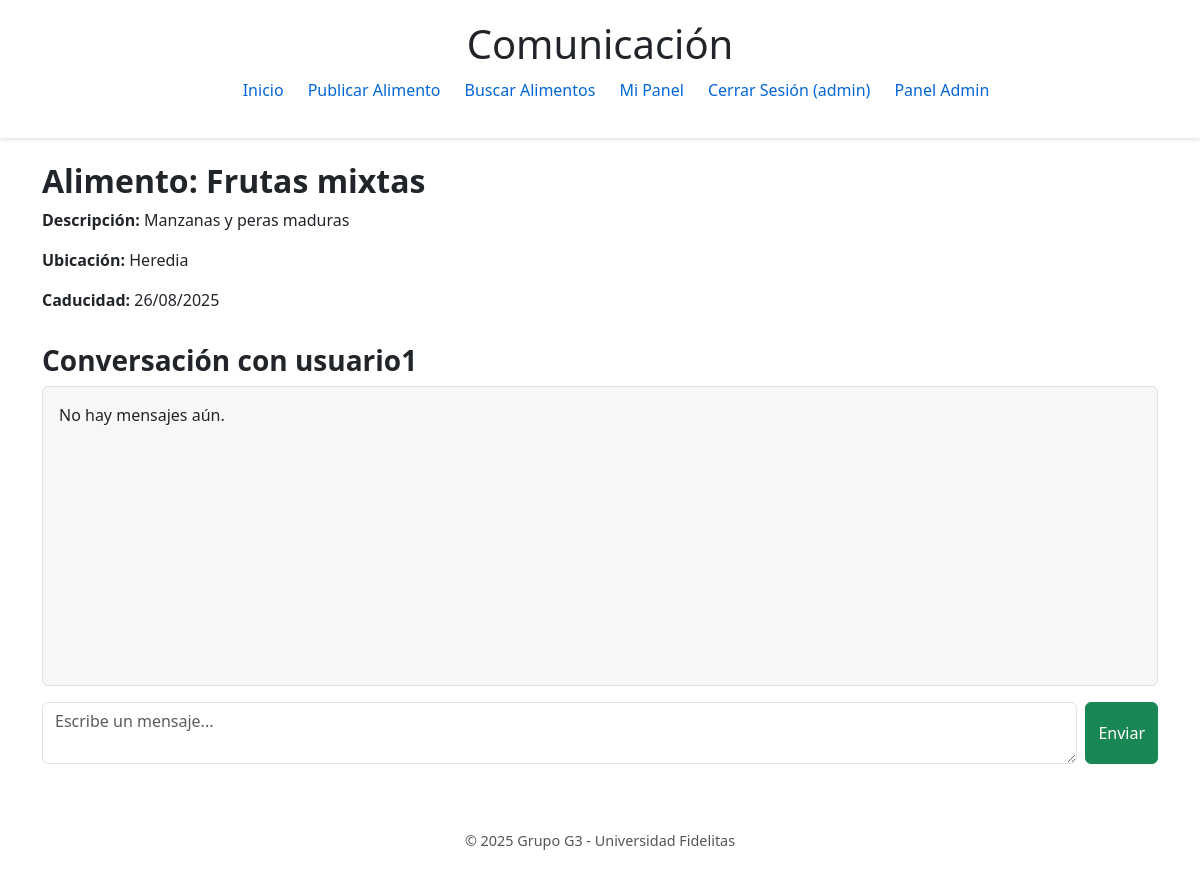
Screenshot of /mensaje.php?alimento_id=3 (signed in) with the database file from the repository.
### tables this page shows
CREATE TABLE alimentos (
    id INT AUTO_INCREMENT PRIMARY KEY,
    nombre VARCHAR(100) NOT NULL,
    descripcion TEXT,
    fecha_caducidad DATE,
    imagen VARCHAR(255),
    ubicacion VARCHAR(200),
    usuario_id INT NOT NULL,
    fecha_publicacion TIMESTAMP DEFAULT CURRENT_TIMESTAMP,
    estado ENUM('disponible', 'intercambiado') DEFAULT 'disponible',
    FOREIGN KEY (usuario_id) REFERENCES usuarios(id) ON DELETE CASCADE
);

CREATE TABLE usuarios (
    id INT AUTO_INCREMENT PRIMARY KEY,
    username VARCHAR(50) NOT NULL UNIQUE,
    email VARCHAR(100) NOT NULL UNIQUE,
    password VARCHAR(255) NOT NULL,
    rol ENUM('usuario', 'admin') DEFAULT 'usuario',
    fecha_registro TIMESTAMP DEFAULT CURRENT_TIMESTAMP
);

### mensaje.php (the view, shortened to what this page needs)
<?php
$conn = Database::connect();
$current_id = $_SESSION['usuario_id'];
$alimento_id = isset($_GET['alimento_id']) ? intval($_GET['alimento_id']) : 0;
$stmt = $conn->prepare(
    "SELECT a.*, u.username AS owner_username, u.id AS owner_id FROM alimentos a JOIN usuarios u ON a.usuario_id = u.id WHERE a.id = ?"
);
$stmt->bind_param("i", $alimento_id);
$stmt->execute();
$alimento = $stmt->get_result()->fetch_assoc();
$owner_id = intval($alimento['usuario_id']);
$partner_id = 0;
if ($current_id !== $owner_id) {
    $partner_id = $owner_id;
}
$mensajes = [];
if ($partner_id > 0) {
    $msgQuery = $conn->prepare(
        "SELECT m.*, u.username AS remitente_nombre FROM mensajes m JOIN usuarios u ON m.remitente_id = u.id " .
        "WHERE m.alimento_id = ? AND ((m.remitente_id = ? AND m.destinatario_id = ?) OR (m.remitente_id = ? AND m.destinatario_id = ?)) ORDER BY m.fecha_envio ASC"
    );
    $msgQuery->bind_param("iiiii", $alimento_id, $current_id, $partner_id, $partner_id, $current_id);
    $msgQuery->execute();
    $mensajes = $msgQuery->get_result()->fetch_all(MYSQLI_ASSOC);
    $pnameStmt = $conn->prepare("SELECT username FROM usuarios WHERE id = ?");
    $pnameStmt->bind_param("i", $partner_id);
    $pnameStmt->execute();
    $pnameRes = $pnameStmt->get_result()->fetch_assoc();
    $partner_name = $pnameRes ? $pnameRes['username'] : '';
}
$reservistas = [];
?>
<!DOCTYPE html>
<html lang="es">
<head>
    <link rel="stylesheet" href="css/style.css">
    <link href="https://cdn.jsdelivr.net/npm/bootstrap@5.3.0/dist/css/bootstrap.min.css" rel="stylesheet">
    <link href="https://cdnjs.cloudflare.com/ajax/libs/font-awesome/6.0.0/css/all.min.css" rel="stylesheet">
</head>
<body>
    <header>
        <h1>Comunicación</h1>
        <nav>
            <ul>
                <li><a href="index.html">Inicio</a></li>
                <li><a href="publicar.php">Publicar Alimento</a></li>
                <li><a href="buscar.php">Buscar Alimentos</a></li>
                <li><a href="panel_usuario.php">Mi Panel</a></li>
                <li><a href="logout.php">Cerrar Sesión (<?= htmlspecialchars($_SESSION['username']) ?>)</a></li>
                <?php if ($_SESSION['rol'] === 'admin'): ?>
                    <li><a href="admin.php">Panel Admin</a></li>
                <?php endif; ?>
            </ul>
        </nav>
    </header>
    <div class="container my-4">
        <div class="row">
            <div class="col-12 mb-3">
                <h2 class="fw-bold">Alimento: <?= htmlspecialchars($alimento['nombre']) ?></h2>
                <p><strong>Descripción:</strong> <?= htmlspecialchars($alimento['descripcion']) ?></p>
                <p><strong>Ubicación:</strong> <?= htmlspecialchars($alimento['ubicacion']) ?></p>
                <p><strong>Caducidad:</strong> <?= date('d/m/Y', strtotime($alimento['fecha_caducidad'])) ?></p>
            </div>
            <?php if ($current_id === $owner_id && $partner_id <= 0): ?>
                <div class="col-12">
                    <h3 class="fw-bold">Reservas realizadas</h3>
                    <?php if (empty($reservistas)): ?>
                        <p>No hay reservas para este alimento aún.</p>
                    <?php else: ?>
                        <ul class="list-group">
                            <?php foreach ($reservistas as $res): ?>
                                <li class="list-group-item d-flex justify-content-between align-items-center">
                                    <?= htmlspecialchars($res['username']) ?>
                                    <a href="mensaje.php?alimento_id=<?= $alimento_id ?>&destinatario=<?= $res['usuario_id'] ?>" class="btn btn-sm btn-primary">Abrir chat</a>
                                </li>
                            <?php endforeach; ?>
                        </ul>
                    <?php endif; ?>
                </div>
            <?php else: ?>
                <div class="col-12">
                    <?php if ($partner_id <= 0): ?>
                        <div class="alert alert-info">Seleccione un destinatario para iniciar la conversación.</div>
                    <?php else: ?>
                        <h3 class="fw-bold">Conversación con
                            <?php
                            if ($current_id !== $owner_id) {
                                echo htmlspecialchars($alimento['owner_username']);
                            } else {
                                echo htmlspecialchars($partner_name ?? '');
                            }
                            ?>
                        </h3>
                        <div class="border rounded p-3 mb-3" style="height: 300px; overflow-y: auto; background-color: #f7f7f7;">
                            <?php if (empty($mensajes)): ?>
                                <p>No hay mensajes aún.</p>
                            <?php endif; ?>
                        </div>
                        <?php if ($partner_id > 0): ?>
                            <form method="post" class="d-flex gap-2">
                                <textarea name="contenido" class="form-control" rows="2" placeholder="Escribe un mensaje..."></textarea>
                                <button type="submit" name="enviar_mensaje" class="btn btn-success">Enviar</button>
                            </form>
                        <?php endif; ?>
                    <?php endif; ?>
                </div>
            <?php endif; ?>
        </div>
    </div>
    <footer>
        <p>© 2025 Grupo G3 - Universidad Fidelitas</p>
    </footer>
</body>
</html>

### css/style.css (style rules this page uses)
body { font-family: 'Segoe UI', Tahoma, sans-serif; color: #333; line-height: 1.6; padding-bottom: 100px; }
header { background: #ffffffdd; backdrop-filter: blur(5px); padding: 20px; text-align: center; box-shadow: 0 2px 4px rgba(0, 0, 0, 0.1); }
nav ul { list-style: none; display: flex; justify-content: center; margin-top: 10px; }
nav a { text-decoration: none; color: #0366d6; font-weight: 500; padding: 8px 12px; border-radius: 4px; }
h2 { margin-bottom: 20px; color: #102a43; }
p { margin-bottom: 20px; }
button { background: #28a745; color: #fff; border: none; padding: 10px 16px; border-radius: 4px; font-size: 1em; }
input[type="text"], input[type="email"], input[type="password"], input[type="date"], input[type="file"], textarea { width: 100%; padding: 10px; margin-bottom: 16px; border: 1px solid #ccd0d5; border-radius: 4px; font-size: 1em; }
footer { text-align: center; padding: 20px 0; background: #ffffffdd; position: fixed; bottom: 0; left: 0; width: 100%; font-size: 0.9em; color: #555; }

### rows the page displays
alimentos: nombre "Frutas mixtas", descripcion "Manzanas y peras maduras", ubicacion "Heredia", fecha_caducidad "26/08/2025", usuario.username "usuario1"

### other values shown
$_SESSION['username'] "admin"
